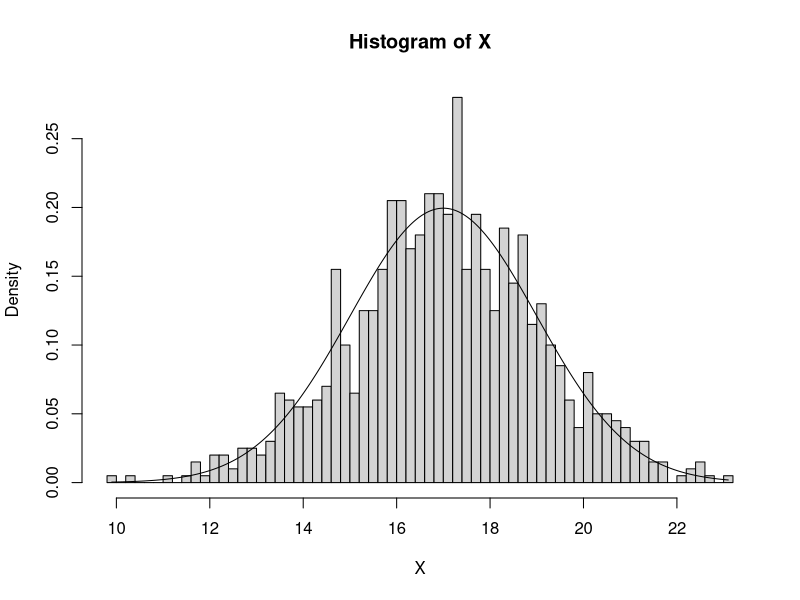

R code for this plot:
# exercise 4.1.3

# Number of samples
N = 1000; 

# Mean
mu = 17;       

# Standard deviation
s = 2;  

# Number of bins in histogram
NBins = 50;

# Generate samples from the Normal distribution
X = rnorm(N, mean=mu, sd=s);

# Plot a histogram
graphics.off() # close all open figures
res = hist(X, breaks=NBins, freq=FALSE);
x = res$mids
x = seq(from=min(x), to=max(x), length.out=1000);
lines(x, dnorm(x, mean=mu, sd=s));

# Compute empirical mean and standard deviation
mu_ = mean(X);
s_ = sd(X);

mu_
s_
